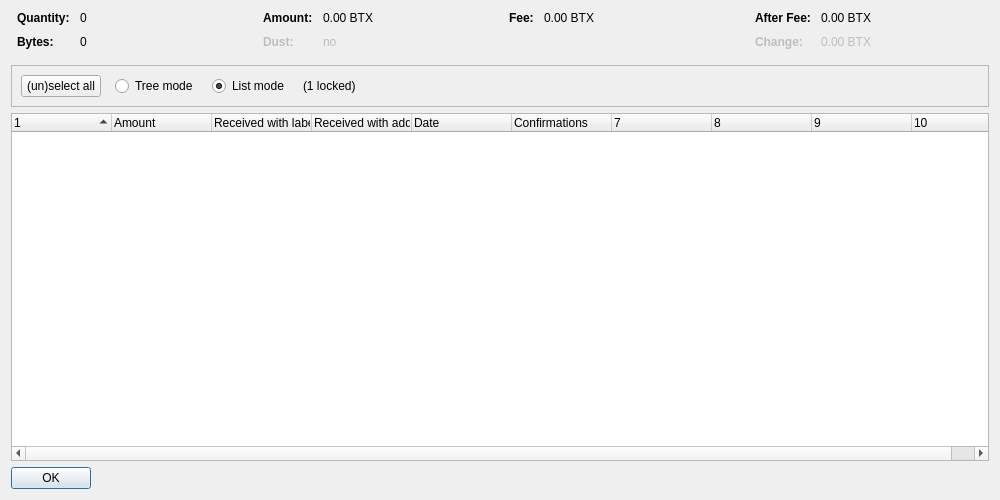
<?xml version="1.0" encoding="UTF-8"?>
<ui version="4.0">
 <class>CoinControlDialog</class>
 <widget class="QDialog" name="CoinControlDialog">
  <property name="geometry">
   <rect>
    <x>0</x>
    <y>0</y>
    <width>1000</width>
    <height>500</height>
   </rect>
  </property>
  <property name="windowTitle">
   <string>Coin Selection</string>
  </property>
  <layout class="QVBoxLayout" name="verticalLayout">
   <item>
    <layout class="QHBoxLayout" name="horizontalLayoutTop" stretch="0,0,0,0">
     <property name="topMargin">
      <number>0</number>
     </property>
     <property name="bottomMargin">
      <number>10</number>
     </property>
     <item>
      <layout class="QFormLayout" name="formLayoutCoinControl1">
       <property name="horizontalSpacing">
        <number>10</number>
       </property>
       <property name="verticalSpacing">
        <number>10</number>
       </property>
       <property name="leftMargin">
        <number>6</number>
       </property>
       <property name="rightMargin">
        <number>6</number>
       </property>
       <item row="0" column="0">
        <widget class="QLabel" name="labelCoinControlQuantityText">
         <property name="font">
          <font>
           <weight>75</weight>
           <bold>true</bold>
          </font>
         </property>
         <property name="text">
          <string>Quantity:</string>
         </property>
        </widget>
       </item>
       <item row="0" column="1">
        <widget class="QLabel" name="labelCoinControlQuantity">
         <property name="cursor">
          <cursorShape>IBeamCursor</cursorShape>
         </property>
         <property name="contextMenuPolicy">
          <enum>Qt::ActionsContextMenu</enum>
         </property>
         <property name="text">
          <string notr="true">0</string>
         </property>
         <property name="textInteractionFlags">
          <set>Qt::LinksAccessibleByMouse|Qt::TextSelectableByKeyboard|Qt::TextSelectableByMouse</set>
         </property>
        </widget>
       </item>
       <item row="1" column="0">
        <widget class="QLabel" name="labelCoinControlBytesText">
         <property name="font">
          <font>
           <weight>75</weight>
           <bold>true</bold>
          </font>
         </property>
         <property name="text">
          <string>Bytes:</string>
         </property>
        </widget>
       </item>
       <item row="1" column="1">
        <widget class="QLabel" name="labelCoinControlBytes">
         <property name="cursor">
          <cursorShape>IBeamCursor</cursorShape>
         </property>
         <property name="contextMenuPolicy">
          <enum>Qt::ActionsContextMenu</enum>
         </property>
         <property name="text">
          <string notr="true">0</string>
         </property>
         <property name="textInteractionFlags">
          <set>Qt::LinksAccessibleByMouse|Qt::TextSelectableByKeyboard|Qt::TextSelectableByMouse</set>
         </property>
        </widget>
       </item>
      </layout>
     </item>
     <item>
      <layout class="QFormLayout" name="formLayoutCoinControl2">
       <property name="horizontalSpacing">
        <number>10</number>
       </property>
       <property name="verticalSpacing">
        <number>10</number>
       </property>
       <property name="leftMargin">
        <number>6</number>
       </property>
       <property name="rightMargin">
        <number>6</number>
       </property>
       <item row="0" column="0">
        <widget class="QLabel" name="labelCoinControlAmountText">
         <property name="font">
          <font>
           <weight>75</weight>
           <bold>true</bold>
          </font>
         </property>
         <property name="text">
          <string>Amount:</string>
         </property>
        </widget>
       </item>
       <item row="0" column="1">
        <widget class="QLabel" name="labelCoinControlAmount">
         <property name="cursor">
          <cursorShape>IBeamCursor</cursorShape>
         </property>
         <property name="contextMenuPolicy">
          <enum>Qt::ActionsContextMenu</enum>
         </property>
         <property name="text">
          <string notr="true">0.00 BTX</string>
         </property>
         <property name="textInteractionFlags">
          <set>Qt::LinksAccessibleByMouse|Qt::TextSelectableByKeyboard|Qt::TextSelectableByMouse</set>
         </property>
        </widget>
       </item>
       <item row="1" column="0">
        <widget class="QLabel" name="labelCoinControlLowOutputText">
         <property name="enabled">
          <bool>false</bool>
         </property>
         <property name="font">
          <font>
           <weight>75</weight>
           <bold>true</bold>
          </font>
         </property>
         <property name="text">
          <string>Dust:</string>
         </property>
        </widget>
       </item>
       <item row="1" column="1">
        <widget class="QLabel" name="labelCoinControlLowOutput">
         <property name="enabled">
          <bool>false</bool>
         </property>
         <property name="cursor">
          <cursorShape>IBeamCursor</cursorShape>
         </property>
         <property name="contextMenuPolicy">
          <enum>Qt::ActionsContextMenu</enum>
         </property>
         <property name="text">
          <string notr="true">no</string>
         </property>
         <property name="textInteractionFlags">
          <set>Qt::LinksAccessibleByMouse|Qt::TextSelectableByKeyboard|Qt::TextSelectableByMouse</set>
         </property>
        </widget>
       </item>
      </layout>
     </item>
     <item>
      <layout class="QFormLayout" name="formLayoutCoinControl3">
       <property name="horizontalSpacing">
        <number>10</number>
       </property>
       <property name="verticalSpacing">
        <number>10</number>
       </property>
       <property name="leftMargin">
        <number>6</number>
       </property>
       <property name="rightMargin">
        <number>6</number>
       </property>
       <item row="0" column="0">
        <widget class="QLabel" name="labelCoinControlFeeText">
         <property name="font">
          <font>
           <weight>75</weight>
           <bold>true</bold>
          </font>
         </property>
         <property name="text">
          <string>Fee:</string>
         </property>
        </widget>
       </item>
       <item row="0" column="1">
        <widget class="QLabel" name="labelCoinControlFee">
         <property name="cursor">
          <cursorShape>IBeamCursor</cursorShape>
         </property>
         <property name="contextMenuPolicy">
          <enum>Qt::ActionsContextMenu</enum>
         </property>
         <property name="text">
          <string notr="true">0.00 BTX</string>
         </property>
         <property name="textInteractionFlags">
          <set>Qt::LinksAccessibleByMouse|Qt::TextSelectableByKeyboard|Qt::TextSelectableByMouse</set>
         </property>
        </widget>
       </item>
      </layout>
     </item>
     <item>
      <layout class="QFormLayout" name="formLayoutCoinControl4">
       <property name="horizontalSpacing">
        <number>10</number>
       </property>
       <property name="verticalSpacing">
        <number>10</number>
       </property>
       <property name="leftMargin">
        <number>6</number>
       </property>
       <property name="rightMargin">
        <number>6</number>
       </property>
       <item row="0" column="0">
        <widget class="QLabel" name="labelCoinControlAfterFeeText">
         <property name="font">
          <font>
           <weight>75</weight>
           <bold>true</bold>
          </font>
         </property>
         <property name="text">
          <string>After Fee:</string>
         </property>
        </widget>
       </item>
       <item row="0" column="1">
        <widget class="QLabel" name="labelCoinControlAfterFee">
         <property name="cursor">
          <cursorShape>IBeamCursor</cursorShape>
         </property>
         <property name="contextMenuPolicy">
          <enum>Qt::ActionsContextMenu</enum>
         </property>
         <property name="text">
          <string notr="true">0.00 BTX</string>
         </property>
         <property name="textInteractionFlags">
          <set>Qt::LinksAccessibleByMouse|Qt::TextSelectableByKeyboard|Qt::TextSelectableByMouse</set>
         </property>
        </widget>
       </item>
       <item row="1" column="0">
        <widget class="QLabel" name="labelCoinControlChangeText">
         <property name="enabled">
          <bool>false</bool>
         </property>
         <property name="font">
          <font>
           <weight>75</weight>
           <bold>true</bold>
          </font>
         </property>
         <property name="text">
          <string>Change:</string>
         </property>
        </widget>
       </item>
       <item row="1" column="1">
        <widget class="QLabel" name="labelCoinControlChange">
         <property name="enabled">
          <bool>false</bool>
         </property>
         <property name="cursor">
          <cursorShape>IBeamCursor</cursorShape>
         </property>
         <property name="contextMenuPolicy">
          <enum>Qt::ActionsContextMenu</enum>
         </property>
         <property name="text">
          <string notr="true">0.00 BTX</string>
         </property>
         <property name="textInteractionFlags">
          <set>Qt::LinksAccessibleByMouse|Qt::TextSelectableByKeyboard|Qt::TextSelectableByMouse</set>
         </property>
        </widget>
       </item>
      </layout>
     </item>
    </layout>
   </item>
   <item>
    <widget class="QFrame" name="frame">
     <property name="minimumSize">
      <size>
       <width>0</width>
       <height>40</height>
      </size>
     </property>
     <property name="frameShape">
      <enum>QFrame::StyledPanel</enum>
     </property>
     <property name="frameShadow">
      <enum>QFrame::Sunken</enum>
     </property>
     <layout class="QHBoxLayout" name="horizontalLayout">
      <item>
       <layout class="QHBoxLayout" name="horizontalLayoutPanel" stretch="0,0,0,0,0">
        <property name="spacing">
         <number>14</number>
        </property>
        <item>
         <widget class="QPushButton" name="pushButtonSelectAll">
          <property name="sizePolicy">
           <sizepolicy hsizetype="Maximum" vsizetype="Fixed">
            <horstretch>0</horstretch>
            <verstretch>0</verstretch>
           </sizepolicy>
          </property>
          <property name="text">
           <string>(un)select all</string>
          </property>
          <property name="autoDefault">
           <bool>false</bool>
          </property>
         </widget>
        </item>
        <item>
         <widget class="QRadioButton" name="radioTreeMode">
          <property name="sizePolicy">
           <sizepolicy hsizetype="Maximum" vsizetype="Fixed">
            <horstretch>0</horstretch>
            <verstretch>0</verstretch>
           </sizepolicy>
          </property>
          <property name="text">
           <string>Tree mode</string>
          </property>
         </widget>
        </item>
        <item>
         <widget class="QRadioButton" name="radioListMode">
          <property name="sizePolicy">
           <sizepolicy hsizetype="Maximum" vsizetype="Fixed">
            <horstretch>0</horstretch>
            <verstretch>0</verstretch>
           </sizepolicy>
          </property>
          <property name="text">
           <string>List mode</string>
          </property>
          <property name="checked">
           <bool>true</bool>
          </property>
         </widget>
        </item>
        <item>
         <widget class="QLabel" name="labelLocked">
          <property name="text">
           <string notr="true">(1 locked)</string>
          </property>
         </widget>
        </item>
        <item>
         <spacer name="horizontalSpacer">
          <property name="orientation">
           <enum>Qt::Horizontal</enum>
          </property>
          <property name="sizeHint" stdset="0">
           <size>
            <width>40</width>
            <height>20</height>
           </size>
          </property>
         </spacer>
        </item>
       </layout>
      </item>
     </layout>
    </widget>
   </item>
   <item>
    <widget class="CoinControlTreeWidget" name="treeWidget">
     <property name="contextMenuPolicy">
      <enum>Qt::CustomContextMenu</enum>
     </property>
     <property name="sortingEnabled">
      <bool>false</bool>
     </property>
     <property name="columnCount">
      <number>10</number>
     </property>
     <attribute name="headerShowSortIndicator" stdset="0">
      <bool>true</bool>
     </attribute>
     <attribute name="headerStretchLastSection">
      <bool>false</bool>
     </attribute>
     <column>
      <property name="text">
       <string/>
      </property>
     </column>
     <column>
      <property name="text">
       <string>Amount</string>
      </property>
     </column>
     <column>
      <property name="text">
       <string>Received with label</string>
      </property>
     </column>
     <column>
      <property name="text">
       <string>Received with address</string>
      </property>
     </column>
     <column>
      <property name="text">
       <string>Date</string>
      </property>
     </column>
     <column>
      <property name="text">
       <string>Confirmations</string>
      </property>
      <property name="toolTip">
       <string>Confirmed</string>
      </property>
     </column>
     <column>
      <property name="text">
       <string/>
      </property>
     </column>
     <column>
      <property name="text">
       <string/>
      </property>
     </column>
     <column>
      <property name="text">
       <string/>
      </property>
     </column>
     <column>
      <property name="text">
       <string/>
      </property>
     </column>
    </widget>
   </item>
   <item>
    <widget class="QDialogButtonBox" name="buttonBox">
     <property name="sizePolicy">
      <sizepolicy hsizetype="Maximum" vsizetype="Fixed">
       <horstretch>0</horstretch>
       <verstretch>0</verstretch>
      </sizepolicy>
     </property>
     <property name="orientation">
      <enum>Qt::Horizontal</enum>
     </property>
     <property name="standardButtons">
      <set>QDialogButtonBox::Ok</set>
     </property>
    </widget>
   </item>
  </layout>
 </widget>
 <customwidgets>
  <customwidget>
   <class>CoinControlTreeWidget</class>
   <extends>QTreeWidget</extends>
   <header>coincontroltreewidget.h</header>
  </customwidget>
 </customwidgets>
 <resources/>
 <connections/>
</ui>
